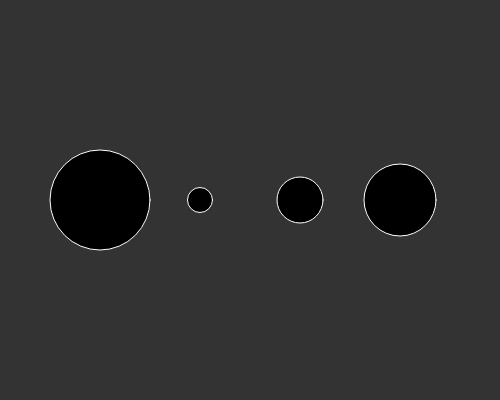
Frame 1 (no input)
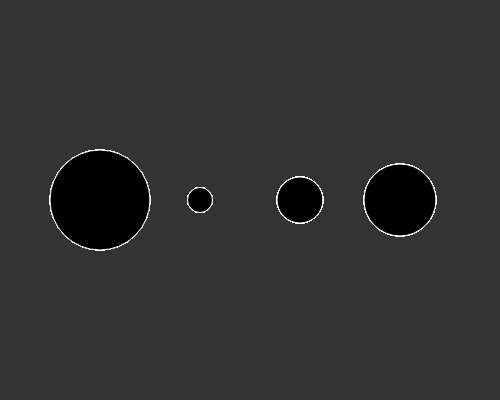
Frame 60 (no input)
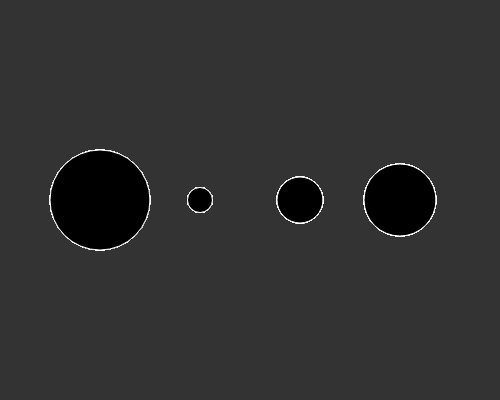
Frame 120 (the mouse pressed at the canvas centre since frame 60)

The p5.js sketch that drew these frames (run headless with seeded random() and noise() and a simulated clock; from frame 60 on, the mouse is pressed at the canvas centre):

// p5.js sketch
// ── sketch.js
var balls = [100, 25, 46, 72];
var x = 0;

function setup() {
  createCanvas(500, 400);
   background(51);
}

function draw() {
  stroke(255);
  fill(0);
  
  for(var i = 0; i < balls.length; i++){
      x += 100;
     ellipse(x, 200, balls[i], balls[i]);
  }
  
  x = 0;
}
